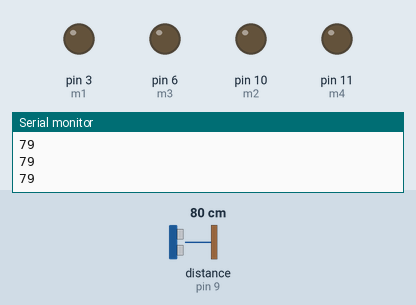
A sketch run on a simulated Arduino Uno, built with avr-gcc and run on an emulated ATmega328P. On the bench: output pins drawn as LEDs (lit = HIGH), the last lines printed to the serial monitor. Wiring (inferred from the names in the program): ultrasonic range finder: trigger pin 8; echo pin 9. The inputs (shaded band) are chosen by the test bench; at power-on: distance to the obstacle (sensor on pin 9) 80 cm. The echo pulse lasts 58.3 µs per cm; pins used as bus, display or sensor lines are not drawn.

Above: at 1.2 s.
1.3 s: distance to the obstacle (sensor on pin 9) set to 23 cm
2.8 s: distance to the obstacle (sensor on pin 9) set to 19 cm
At 3.9 s:
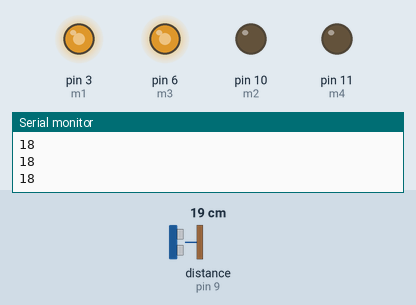
4.3 s: distance to the obstacle (sensor on pin 9) set to 13 cm
At 5.1 s:
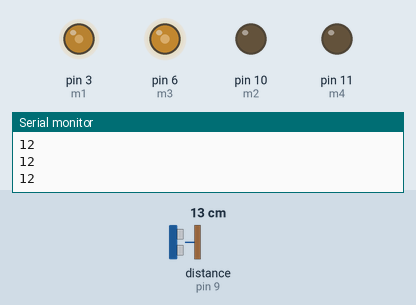
5.8 s: distance to the obstacle (sensor on pin 9) set to 2 cm
At 7.0 s:
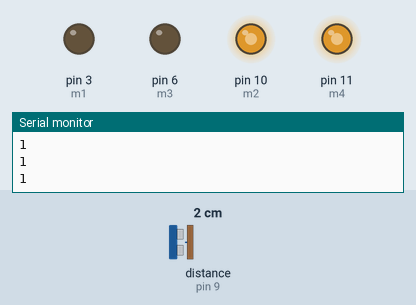
7.3 s: distance to the obstacle (sensor on pin 9) set to 7 cm
8.8 s: distance to the obstacle (sensor on pin 9) set to 10 cm
At 9.6 s:
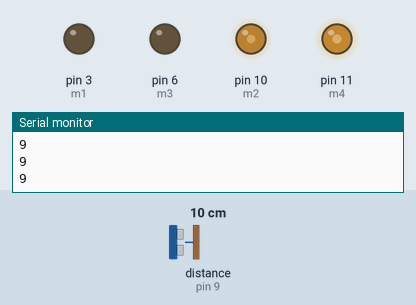
Timing chart, 0 to 11.3 s (numbered marks = the images above; inputs shaded):
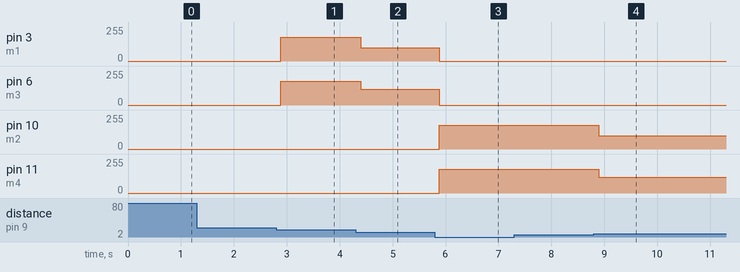

Measured:
- the behaviour switches between 22 and 21 cm on distance to the obstacle (sensor on pin 9) (found by bisection; images 0 and 1)
- the behaviour switches between 15 and 14 cm on distance to the obstacle (sensor on pin 9) (found by bisection; images 1 and 2)
- the behaviour switches between 8 and 9 cm on distance to the obstacle (sensor on pin 9) (found by bisection; images 3 and 4)
- after the input at 2.8 s, pin 3 (m1), pin 6 (m3): 0/255 → 180/255 after 0.09 s
- after the input at 4.3 s, pin 3 (m1): 180/255 → 100/255 after 0.09 s; pin 6 (m3): 180/255 → 120/255 after 0.09 s
- after the input at 5.8 s, pin 3 (m1): 100/255 → 0/255 after 0.09 s; pin 6 (m3): 120/255 → 0/255 after 0.09 s; pin 10 (m2), pin 11 (m4): 0/255 → 180/255 after 0.09 s
- after the input at 8.8 s, pin 10 (m2): 180/255 → 100/255 after 0.09 s; pin 11 (m4): 180/255 → 120/255 after 0.09 s

The sketch:

sketch_jan21a.ino
```cpp
int i;
int a=0;
int trigpin=8;
int echopin=9;
long duration,distance;
int m1=3,m2=10,m3=6,m4=11;
int dly=200;
void setup()
{
  pinMode(m1,OUTPUT);
  pinMode(m2,OUTPUT);
  pinMode(m3,OUTPUT);
  pinMode(m4,OUTPUT);
  Serial.begin(9600);
  pinMode(trigpin,OUTPUT);
  pinMode(echopin,INPUT);


}
void loop()
{

 digitalWrite(trigpin,HIGH);
   delayMicroseconds(10);
   digitalWrite(trigpin,LOW);
   duration=pulseIn(echopin,HIGH);
   distance=(duration/2)/29.1;


Serial.println(distance);
  delay(50);
  if(distance<=20)
  {
  if(distance==10 || distance==11)
  {
    analogWrite(m1,0);
  analogWrite(m2,0);
  analogWrite(m3,0);
  analogWrite(m4,0);
  }
  else if(distance<10)
  {
   if(distance == 9 || distance==8)
   {
  analogWrite(m1,0);
  analogWrite(m2,100);
  analogWrite(m3,0);
  analogWrite(m4,120);
   }
   else
   {
  analogWrite(m1,0);
  analogWrite(m2,180);
  analogWrite(m3,0);
  analogWrite(m4,180);
   }


  }
  else if(distance > 11)
  {
   if(distance==12 || distance==13)
   {
    analogWrite(m1,100);
  analogWrite(m2,0);
  analogWrite(m3,120);
  analogWrite(m4,0);
   }
   else
   {
    analogWrite(m1,180);
  analogWrite(m2,0);
  analogWrite(m3,180);
  analogWrite(m4,0);
   }


  }

  }
  else
  {
    analogWrite(m1,0);
  analogWrite(m2,0);
  analogWrite(m3,0);
  analogWrite(m4,0);
  }
  }
```
